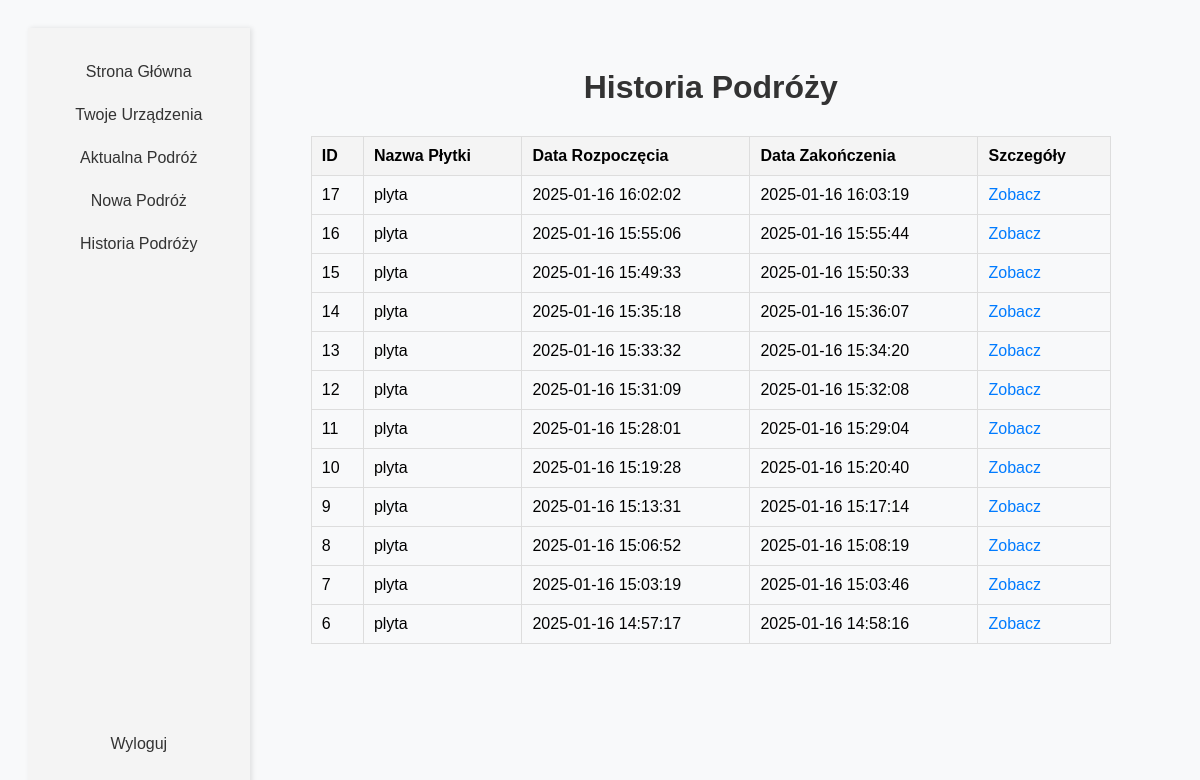
Screenshot of /journey_history (signed in) with the database file from the repository.
### tables this page shows
CREATE TABLE user_boards (
                    id INTEGER PRIMARY KEY AUTOINCREMENT,
                    user_id INTEGER NOT NULL,
                    mac_address TEXT NOT NULL,
                    board_name TEXT,
                    is_in_use INTEGER DEFAULT 0 NOT NULL,
                    FOREIGN KEY (user_id) REFERENCES users (id));

### routes/journey_history.py (the view)
@bp.route('/journey_history', methods=['GET'])
def journey_history():
    username = session.get('username')
    journeys = get_all_journeys(username)
    return render_template('journey_history.html', journeys=journeys, username=username)

### routes/journey_history.py (called while the page is built)
def get_user_id(username):
    conn = sqlite3.connect('Users.db')
    conn.row_factory = sqlite3.Row
    cur = conn.cursor()
    cur.execute("SELECT id FROM users WHERE username = ?", (username,))
    result = cur.fetchone()
    conn.close()
    return result['id'] if result else None

def get_user_mac_addresses(user_id):
    conn = sqlite3.connect('Users.db')
    conn.row_factory = sqlite3.Row
    cur = conn.cursor()
    cur.execute("SELECT mac_address FROM user_boards WHERE user_id = ?", (user_id,))
    rows = cur.fetchall()
    conn.close()
    return [row['mac_address'] for row in rows] if rows else []

def get_board_name(mac_address):
    conn = sqlite3.connect('Users.db')
    conn.row_factory = sqlite3.Row
    cur = conn.cursor()
    cur.execute("SELECT board_name FROM user_boards WHERE mac_address = ?", (mac_address,))
    result = cur.fetchone()
    conn.close()
    return result['board_name'] if result else "Nieznana płyta"

### templates/journey_history.html (shortened to what this page needs)
<!DOCTYPE html>
<html lang="pl">
<head>
</head>
<body>
    {% if username %}
        <div class="sidebar">
            <div>
                <a href="{{ url_for('home.home') }}">Strona Główna</a>
                <a href="{{ url_for('boards.boards', username=username) }}">Twoje Urządzenia</a>
                <a href="{{ url_for('current_journey.current_journey')}}">Aktualna Podróż</a>
                <a href="{{ url_for('new_journey.new_journey') }}">Nowa Podróż</a>
                <a href="{{ url_for('journey_history.journey_history') }}">Historia Podróży</a>
            </div>
            <a href="{{ url_for('login.logout') }}">Wyloguj</a>
        </div>
        <div class="content">
            <h1>Historia Podróży</h1>
            <table class="journey-list">
                <thead>
                    <tr>
                        <th>ID</th>
                        <th>Nazwa Płytki</th>
                        <th>Data Rozpoczęcia</th>
                        <th>Data Zakończenia</th>
                        <th>Szczegóły</th>
                    </tr>
                </thead>
                <tbody>
                    {% for journey in journeys %}
                    <tr>
                        <td>{{ journey.id }}</td>
                        <td>{{ journey.board_name }}</td>
                        <td>{{ journey.start_time }}</td>
                        <td>{{ journey.end_time or 'W trakcie' }}</td>
                        <td><a class="journey-link" href="/journey_details/{{ journey.id }}">Zobacz</a></td>
                    </tr>
                    {% endfor %}
                </tbody>
            </table>
        </div>
    {% endif %}
</body>
</html>

### templates/journey_history.html (style rules this page uses)
body { font-family: Arial, sans-serif; text-align: center; background-color: #f8f9fa; padding: 20px; display: flex; }
h1 { color: #333; margin-bottom: 30px; }
.sidebar { width: 200px; background-color: #f4f4f4; padding: 20px; display: flex; flex-direction: column; justify-content: space-between; height: 90vh; box-shadow: 2px 0 5px rgba(0,0,0,0.1); }
.sidebar a { text-decoration: none; color: #333; padding: 10px 0; margin: 5px 0; display: block; font-size: 16px; }
.content { padding: 20px; justify-content: center; align-items: center; width: 85%; }
.journey-list { margin: 20px auto; max-width: 800px; border-collapse: collapse; width: 100%; }
.journey-list th, .journey-list td { border: 1px solid #ddd; padding: 10px; text-align: left; }
.journey-list th { background-color: #f4f4f4; }
.journey-link { color: #007bff; text-decoration: none; cursor: pointer; }

### rows the page displays
user_boards: id "17", board_name "plyta", start_time "2025-01-16 16:02:02", end_time "2025-01-16 16:03:19", id "16", start_time "2025-01-16 15:55:06", end_time "2025-01-16 15:55:44", id "15", start_time "2025-01-16 15:49:33", end_time "2025-01-16 15:50:33", id "14", start_time "2025-01-16 15:35:18", end_time "2025-01-16 15:36:07", id "13", start_time "2025-01-16 15:33:32", end_time "2025-01-16 15:34:20", id "12", start_time "2025-01-16 15:31:09", end_time "2025-01-16 15:32:08", id "11", start_time "2025-01-16 15:28:01", end_time "2025-01-16 15:29:04", id "10", start_time "2025-01-16 15:19:28", end_time "2025-01-16 15:20:40", id "9", start_time "2025-01-16 15:13:31", end_time "2025-01-16 15:17:14", id "8", start_time "2025-01-16 15:06:52", end_time "2025-01-16 15:08:19", id "7", start_time "2025-01-16 15:03:19", end_time "2025-01-16 15:03:46", id "6", start_time "2025-01-16 14:57:17", end_time "2025-01-16 14:58:16"
